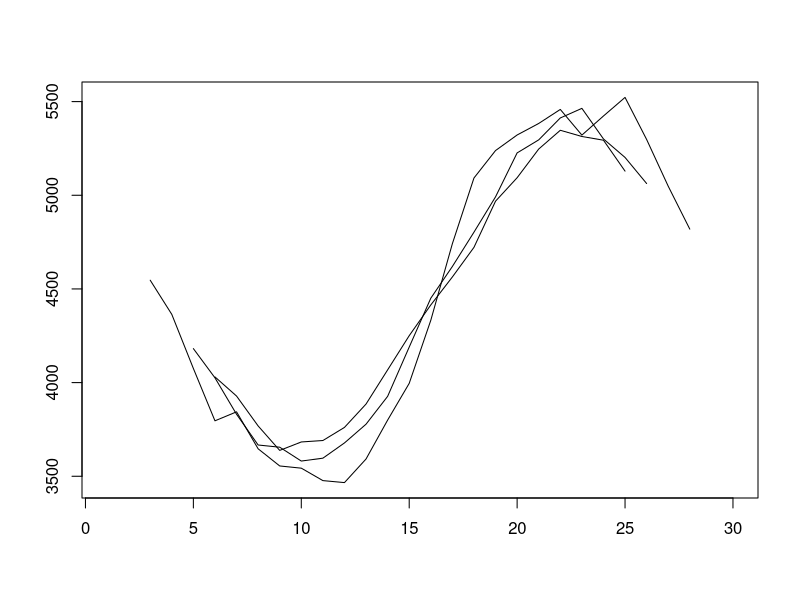
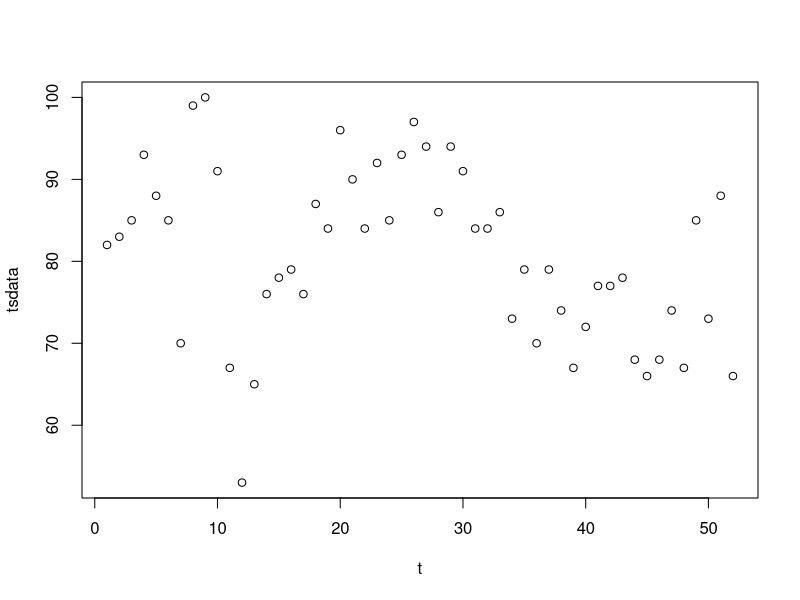

Write the R code that produced these figures, in order.
#  hw 4 for time series class
# (1) Download the file strikes.datPreview the documentView in a new window from the Data 
# folder. It contains the number of strikes per year in the U.S. between 1951 and 1980. 
# Plot the data and apply the two-sided moving average filters with q=2,4,5 to the data, 
# closely following the R commands introduced in Section 1.3. of the Lecture Notes. 
# 
# (2) To familiarize yourselves more with the various methods of trend removal, please 
# go to https://trends.google.com/trends/ (Links to an external site.)Links to an external
# site. and search the phrase "time series analysis". Download the available CSV file and 
# apply any of the three methods of Section 1.3 to your data.

# 1.
getwd()
setwd("/home/yunzheli/class/sta137/Data/")
strikes_raw = read.table(file = "strikes.dat")
strikes = ts(strikes_raw, start = 1951)
t = 1 : length(strikes)

ma2 = filter(strikes, sides = 2, rep(1,5) / 5)
ma4 = filter(strikes, sides = 2, rep(1,9) / 9)
ma5 = filter(strikes, sides = 2, rep(1,11) / 11)
plot(t, ma2, xlab = "", ylab = "", main = "", type = "l")
lines(t, ma4)
lines(t, ma5)

# 2.
data = read.table("multiTimeline.csv", stringsAsFactors = FALSE, fill = TRUE, skip = 3)
data = data[[1]]

# clean data
# seperate string with ','
tsdata = lapply(data, function(x) strsplit(x, ","))

# unlist
tsdata = unlist(tsdata)

# choose numbers
tsdata = tsdata[2*(1:(length(tsdata)/2))]
tsdata = as.numeric(tsdata)

# set t
t = 1 : length(tsdata)

# plot
plot(t, tsdata)
